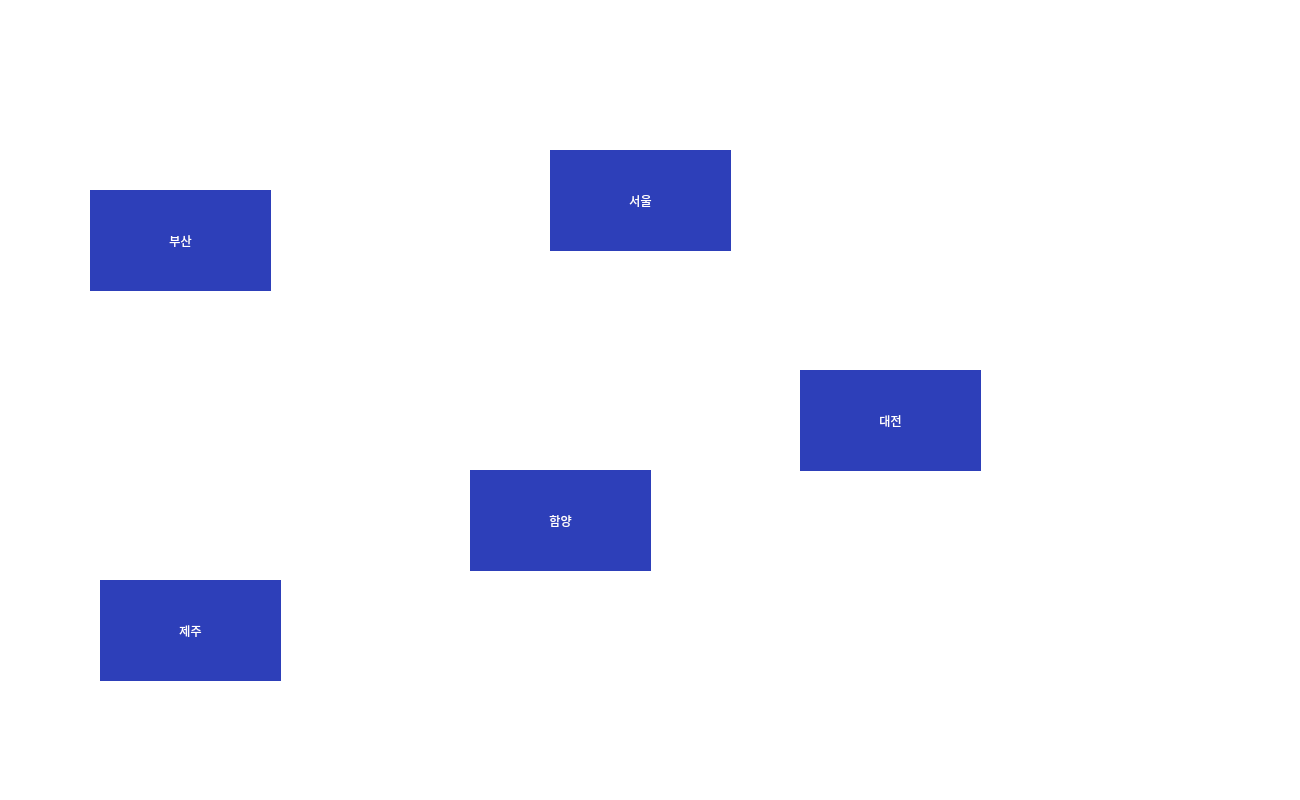
<?xml version="1.0" encoding="UTF-8"?>
<ui version="4.0">
 <class>Dialog</class>
 <widget class="QDialog" name="Dialog">
  <property name="geometry">
   <rect>
    <x>0</x>
    <y>0</y>
    <width>1300</width>
    <height>800</height>
   </rect>
  </property>
  <property name="minimumSize">
   <size>
    <width>1300</width>
    <height>800</height>
   </size>
  </property>
  <property name="maximumSize">
   <size>
    <width>1300</width>
    <height>800</height>
   </size>
  </property>
  <property name="windowTitle">
   <string>Dialog</string>
  </property>
  <property name="styleSheet">
   <string notr="true">background-color: rgb(255, 255, 255);</string>
  </property>
  <widget class="QPushButton" name="m_btn_seoul">
   <property name="geometry">
    <rect>
     <x>550</x>
     <y>150</y>
     <width>181</width>
     <height>101</height>
    </rect>
   </property>
   <property name="styleSheet">
    <string notr="true">font: 25 15pt &quot;나눔바른고딕 Light&quot;;
color: rgb(255, 255, 255);
background-color: rgb(45, 63, 185);
border:0px;</string>
   </property>
   <property name="text">
    <string>서울</string>
   </property>
  </widget>
  <widget class="QPushButton" name="m_btn_busan">
   <property name="geometry">
    <rect>
     <x>90</x>
     <y>190</y>
     <width>181</width>
     <height>101</height>
    </rect>
   </property>
   <property name="styleSheet">
    <string notr="true">font: 25 15pt &quot;나눔바른고딕 Light&quot;;
selection-background-color: rgb(44, 56, 97);
color: rgb(255, 255, 255);
background-color: rgb(45, 63, 185);
border:0px;</string>
   </property>
   <property name="text">
    <string>부산</string>
   </property>
  </widget>
  <widget class="QPushButton" name="m_btn_dejun">
   <property name="geometry">
    <rect>
     <x>800</x>
     <y>370</y>
     <width>181</width>
     <height>101</height>
    </rect>
   </property>
   <property name="styleSheet">
    <string notr="true">font: 25 15pt &quot;나눔바른고딕 Light&quot;;
color: rgb(255, 255, 255);
background-color: rgb(45, 63, 185);
border:0px;</string>
   </property>
   <property name="text">
    <string>대전</string>
   </property>
  </widget>
  <widget class="QPushButton" name="m_btn_jeju">
   <property name="geometry">
    <rect>
     <x>100</x>
     <y>580</y>
     <width>181</width>
     <height>101</height>
    </rect>
   </property>
   <property name="styleSheet">
    <string notr="true">font: 25 15pt &quot;나눔바른고딕 Light&quot;;
color: rgb(255, 255, 255);
background-color: rgb(45, 63, 185);
border:0px;</string>
   </property>
   <property name="text">
    <string>제주</string>
   </property>
  </widget>
  <widget class="QPushButton" name="m_btn_ham">
   <property name="geometry">
    <rect>
     <x>470</x>
     <y>470</y>
     <width>181</width>
     <height>101</height>
    </rect>
   </property>
   <property name="styleSheet">
    <string notr="true">font: 25 15pt &quot;나눔바른고딕 Light&quot;;
color: rgb(255, 255, 255);
background-color: rgb(45, 63, 185);
border:0px;</string>
   </property>
   <property name="text">
    <string>함양</string>
   </property>
  </widget>
 </widget>
 <resources/>
 <connections/>
</ui>
